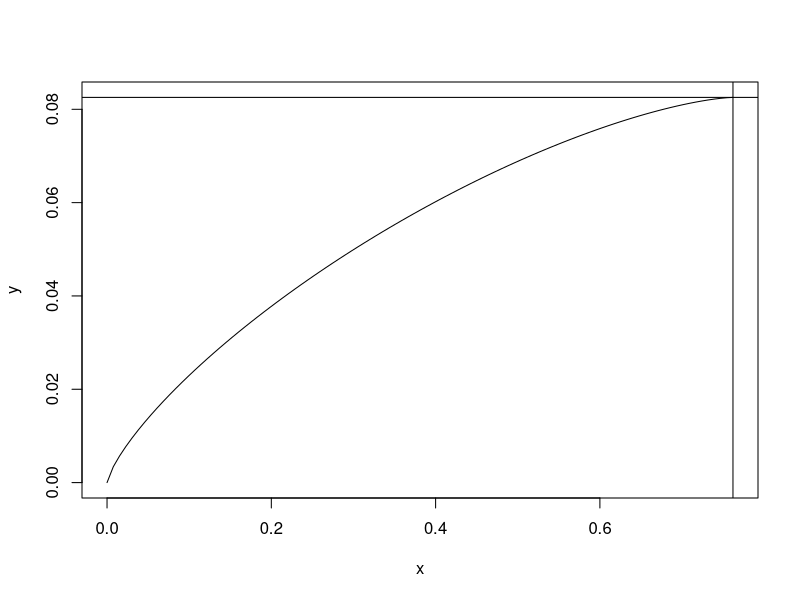

Write R code to recreate this figure.
OD <- 6.5*25.4e-3
R <- OD/2
L <- 30*25.4e-3
theta <- function(x) acos(1-2*x/L)
y <- function(x) R/sqrt(pi)*sqrt(theta(x)-sin(2*theta(x))/2)
plot(y, xlim=c(0,L))#nosecone shape
abline(h=R, v=L)

yp <- function(x) R*sqrt(
	2/L/sqrt(1-(1-2*x/L)^2)
	-2*cos(2*theta(x))/L/sqrt(1-(1-2*x/L)^2)
)/2/sqrt(pi)/sqrt(
	theta(x)-(1/2)*sin(2*theta(x))
)
